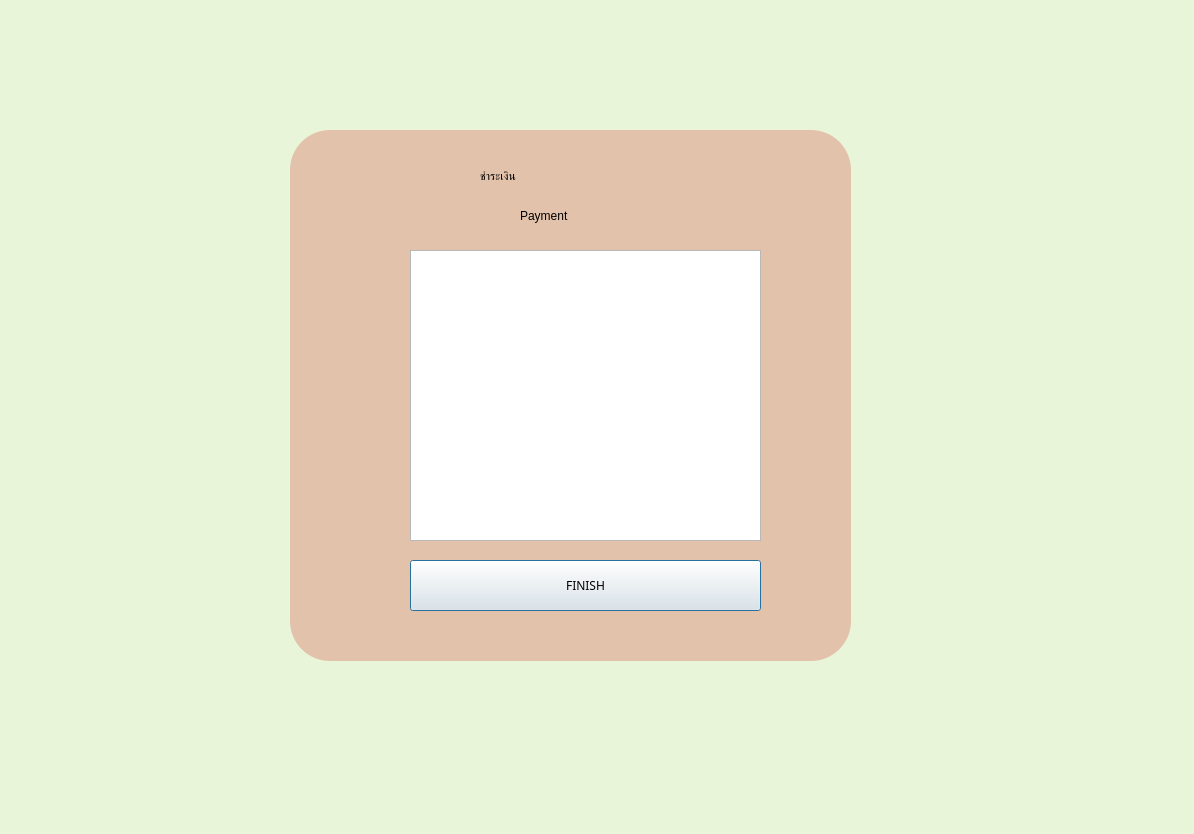
<?xml version="1.0" encoding="UTF-8"?>
<ui version="4.0">
 <class>Dialog</class>
 <widget class="QDialog" name="Dialog">
  <property name="geometry">
   <rect>
    <x>0</x>
    <y>0</y>
    <width>1194</width>
    <height>834</height>
   </rect>
  </property>
  <property name="windowTitle">
   <string>Dialog</string>
  </property>
  <widget class="QWidget" name="widget" native="true">
   <property name="geometry">
    <rect>
     <x>-20</x>
     <y>-10</y>
     <width>1231</width>
     <height>861</height>
    </rect>
   </property>
   <property name="styleSheet">
    <string notr="true">QWidget#widget{background:rgb(233, 245, 216)}</string>
   </property>
   <widget class="QWidget" name="widget_payment" native="true">
    <property name="geometry">
     <rect>
      <x>310</x>
      <y>140</y>
      <width>561</width>
      <height>531</height>
     </rect>
    </property>
    <property name="styleSheet">
     <string notr="true">QWidget#widget_payment{border-radius:40px;Background:rgb(227, 194, 171)}</string>
    </property>
    <widget class="QLabel" name="label">
     <property name="geometry">
      <rect>
       <x>190</x>
       <y>10</y>
       <width>201</width>
       <height>71</height>
      </rect>
     </property>
     <property name="styleSheet">
      <string notr="true">font: 75 36pt &quot;Open Sans&quot;;Color:rgb(0, 0, 0)</string>
     </property>
     <property name="text">
      <string>ชำระเงิน</string>
     </property>
    </widget>
    <widget class="QLabel" name="label_2">
     <property name="geometry">
      <rect>
       <x>230</x>
       <y>60</y>
       <width>111</width>
       <height>51</height>
      </rect>
     </property>
     <property name="styleSheet">
      <string notr="true">font: 75 20pt &quot;Open Sans&quot;;Color:rgb(0, 0, 0)</string>
     </property>
     <property name="text">
      <string>Payment</string>
     </property>
    </widget>
    <widget class="QGraphicsView" name="graphicsView">
     <property name="geometry">
      <rect>
       <x>120</x>
       <y>120</y>
       <width>351</width>
       <height>291</height>
      </rect>
     </property>
    </widget>
    <widget class="QPushButton" name="Finish_Button">
     <property name="geometry">
      <rect>
       <x>120</x>
       <y>430</y>
       <width>351</width>
       <height>51</height>
      </rect>
     </property>
     <property name="font">
      <font>
       <family>OpenSymbol</family>
      </font>
     </property>
     <property name="text">
      <string>FINISH</string>
     </property>
     <property name="default">
      <bool>false</bool>
     </property>
     <property name="flat">
      <bool>false</bool>
     </property>
    </widget>
   </widget>
  </widget>
 </widget>
 <resources/>
 <connections/>
</ui>
